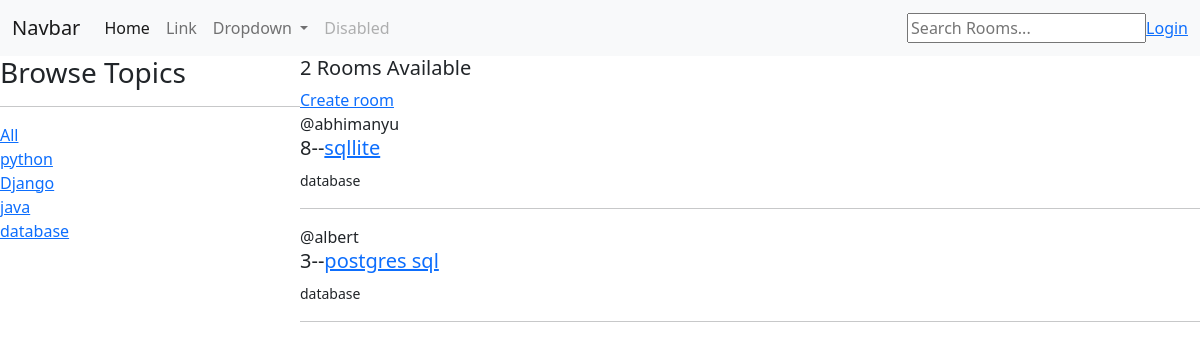
Page /?q=database on the committed database.
### myapp_test/models.py (models this page shows, shortened)
class Topic(models.Model):
    name= models.CharField(max_length=200)

class Room(models.Model):
    host = models.ForeignKey(User,on_delete=models.SET_NULL,null=True)
    topic= models.ForeignKey(Topic,on_delete=models.SET_NULL,null=True)
    name= models.CharField(max_length=200)
    description =models.TextField(null=  True,blank=True)
    updated=models.DateTimeField(auto_now=True)
    created=models.DateTimeField(auto_now_add=True)
    class Meta():
        ordering= ['-updated','-created']

### myapp_test/views.py (the view)
# urls.py: path('',views.home,name='home'),
def home(request):
    q=request.GET.get('q') if request.GET.get('q') != None else ''
    rooms=Room.objects.filter(
        Q(topic__name__icontains=q) |
        Q(name__icontains=q) |
        Q(description__icontains=q)
    )
    topics = Topic.objects.all()
    room_count=rooms.count()
    context ={'rooms':rooms, 'topics':topics, 'room_count':room_count}
    return render(request,'myapp_test/home.html',context)

### myapp_test/templates/myapp_test/home.html (shortened to what this page needs)
 {% extends 'main.html' %}
  {% block content %}
 <div class="home-container">
     <div>
         <h3>Browse Topics </h3>
         <hr><div>
             <a href="{% url 'home' %}">All</a>
         </div>
     {% for topic in topics %}
         <div>
             <a href="{% url 'home' %}?q={{topic.name}}">{{topic.name}}</a>
         </div>
         {% endfor %}
     </div>
   <div>
       <h5>{{room_count}} Rooms Available
       </h5>
       <a href= "{% url 'create_room' %}">Create room </a>
     {% for room in rooms%}
       <div>
       <span> @{{room.host.username}}</span>
     <h5> {{room.id}}--<a href = "{% url 'room' room.id %}" >{{room.name}}</a></h5>
           <small> {{room.topic.name}}</small>
           <hr>
           </div>
     {% endfor %}
   </div>
 </div>
  {%  endblock content%}

### myapp_test/templates/myapp_test/home.html (style rules this page uses)
.home-container { display: grid; grid-template-columns: 1fr 3fr; }

### rows in the picture
Topic: name "python"
Topic: name "Django"
Topic: name "java"
Topic: name "database"
Room: host.username "abhimanyu", id "8", name "sqllite", topic.name "database"
Room: host.username "albert", id "3", name "postgres sql", topic.name "database"

### other values in the picture
{{ room_count }} "2"
